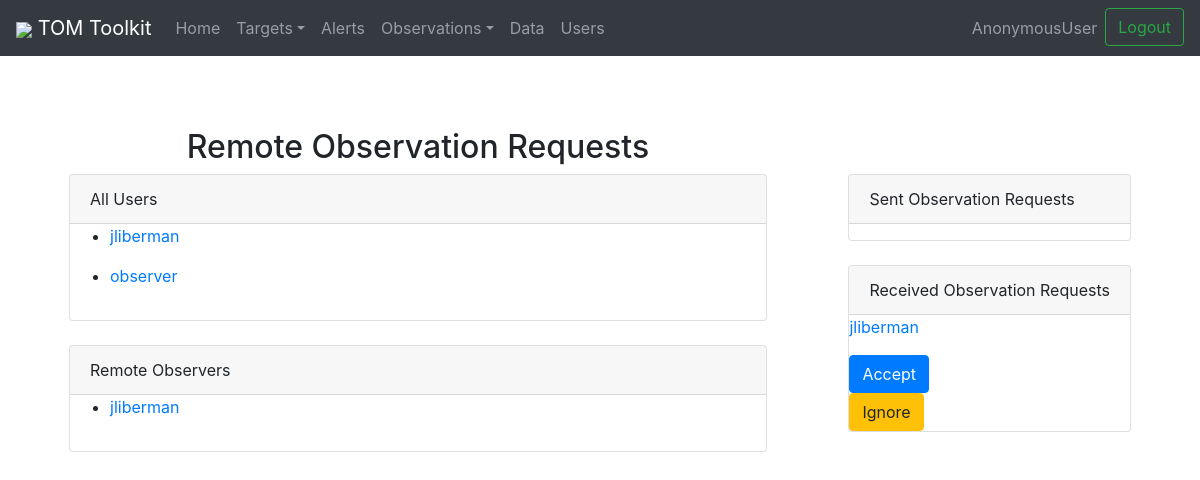
The app's page /remoterequests/anonymoususer/ (signed in) with its own data.
### panoptes_tom/remoterequests/models.py (models this page shows, shortened)
class Profile(models.Model):
    user = models.OneToOneField(User, on_delete=models.CASCADE)
    slug = models.SlugField(unique=True, null=False)
    remote_observers = models.ManyToManyField("Profile", blank=True,)
    def get_absolute_url(self):
        return reverse(
            "remoterequests:profile-view", kwargs={"slug": self.slug}
        )  # TODO: Reevaluate this later
    def post_save_user_model_receiver(sender, instance, created, *args, **kwargs):
        if created:
            try:
                Profile.objects.create(user=instance)
            except:
                pass
    post_save.connect(post_save_user_model_receiver, sender=User)

class ObservationRequest(models.Model):
    to_user = models.ForeignKey(User, related_name="to_user", on_delete=models.CASCADE)
    from_user = models.ForeignKey(User, related_name="from_user", on_delete=models.CASCADE)
    timestamp = models.DateTimeField(auto_now_add=True)  # timestamp is set when request is made

### panoptes_tom/remoterequests/views.py (the view)
def profile_view(request, slug):
    p = Profile.objects.filter(slug=slug).first()
    u = p.user
    sent_obs_requests = ObservationRequest.objects.filter(from_user=p.user)
    rec_obs_requests = ObservationRequest.objects.filter(to_user=p.user)
    remote_observers = p.remote_observers.all()
    all_users = Profile.objects.exclude(
        user=request.user
    )  # Returns a list of all the observers excluding ourself.
    button_status = "none"
    if p not in request.user.profile.remote_observers.all():
        button_status = "not_remote_observer"  # TODO: Once remote observers are done observing, they need to be removed from the remote observers list
        if (
            len(ObservationRequest.objects.filter(from_user=request.user).filter(to_user=p.user))
            == 1
        ):
            button_status = "observation_request_sent"
    context = {
        "u": u,
        "button_status": button_status,
        "remote_observer_list": remote_observers,
        "sent_obs_requests": sent_obs_requests,
        "rec_obs_requests": rec_obs_requests,
        "all_users": all_users,
    }
    return render(request, "remoterequests/profile.html", context)

### panoptes_tom/remoterequests/templates/remoterequests/profile.html (shortened to what this page needs)
{% extends 'tom_common/base.html' %}
{% block content %}
<div class="row">
        <div class="col-md-8">
                <h2 class="text-center">Remote Observation Requests</h2>
        </div>
        {% if request.user == u %}
        <div class="col-md-8">
                <div class="card">
                        <div class="card-header">
                                All Users
                        </div>
                        <ul>
                                {% for u in all_users %}
                                <li>
                                        <p><a href="{% url 'remoterequests:user-profile' u.pk %}">{{ u.user.username }}</a>
                                        </p>
                                </li>
                                {% endfor %}
                        </ul>
                </div>
                <br />
                <div class="card">
                        <div class="card-header">
                                Remote Observers
                        </div>
                        <ul>
                                {% for observer in remote_observer_list %}
                                <li>
                                        <p><a href="{% url 'remoterequests:user-profile' observer.pk %}">{{ observer.user.username }}</a>
                                        </p>
                                </li>
                                {% endfor %}
                        </ul>
                </div>
        </div>
        <div class="col-md-4">
                <div class="float-right">
                        <div class="card">
                                <div class="card-header">
                                        Sent Observation Requests
                                </div>
                        </div>
                        <br />
                        <div class="card">
                                <div class="card-header">
                                        Received Observation Requests
                                </div>
                                {% for r_request in rec_obs_requests %}
                                <p><a href="{{ r_request.from_user.profile.get_absolute_url }}">{{ r_request.from_user.username }}</a>
                                </p>
                                <small><a class='btn btn-primary'
                                                href="{% url 'remoterequests:accept-obs-request' r_request.from_user.id %}">Accept</a></small>
                                <small><a class='btn btn-warning'
                                                href="{% url 'remoterequests:delete-obs-request' r_request.from_user.id %}">Ignore</a></small>
                                {% endfor %}
                        </div>
                </div>
                {% endif %}
        </div>
</div>
{% endblock %}

### templates/tom_common/base.html (shortened to what this page needs)
{% load static bootstrap4 %}
<!doctype html>
<html lang="en">
<head>
    {% bootstrap_css %}
    <link rel="stylesheet" href="{% static 'tom_common/css/main.css' %}">
</head>
<body>
    <nav class="navbar navbar-expand-md navbar-dark bg-dark fixed-top">
        <a class="navbar-brand" href="/"><img src="{% static 'tom_common/img/logo-color-cropped.png' %}"
                class="img-fluid"> TOM Toolkit</a>
        <div class="collapse navbar-collapse" id="navbarsExampleDefault">
            <ul class="navbar-nav mr-auto">
                {% include 'tom_common/navbar_content.html' %}
            </ul>
            <ul class="navbar-nav ml-auto">
                {% if user.is_authenticated %}
                <li class="nav-item">
                    {% if user.first_name or user.last_name %}
                    <a class="nav-link" href="{% url 'user-update' user.id %}">{{ user.first_name }}
                        {{ user.last_name }} ({{ user.username }})</a>
                    {% else %}
                    <a class="nav-link" href="{% url 'user-update' user.id %}">{{ user.username }}</a>
                    {% endif %}
                </li>
                <li>
                    <a class="btn btn-outline-success" title="logout" href="{% url 'logout' %}">Logout</a>
                </li>
                {% else %}
                <li class="nav-item">
                    <a class="btn btn-outline-success" title="logout" href="{% url 'login' %}">Login</a>
                </li>
                {% endif %}
            </ul>
        </div>
    </nav>
    <main role="main" class="container">
        <div class="content">
            {% block content %}
            {% endblock %}
        </div>
    </main>
</body>
</html>

### templates/tom_common/css/main.css (style rules this page uses)
body { padding-top: 5rem; }
.content { padding: 3rem 1.5rem; }
.navbar-brand > img { max-height: 25px; }

### records on screen
Profile: user.username "jliberman"
Profile: user.username "observer"
ObservationRequest: from_user.username "jliberman"

### other values on screen
{{ user.username }} "AnonymousUser"
